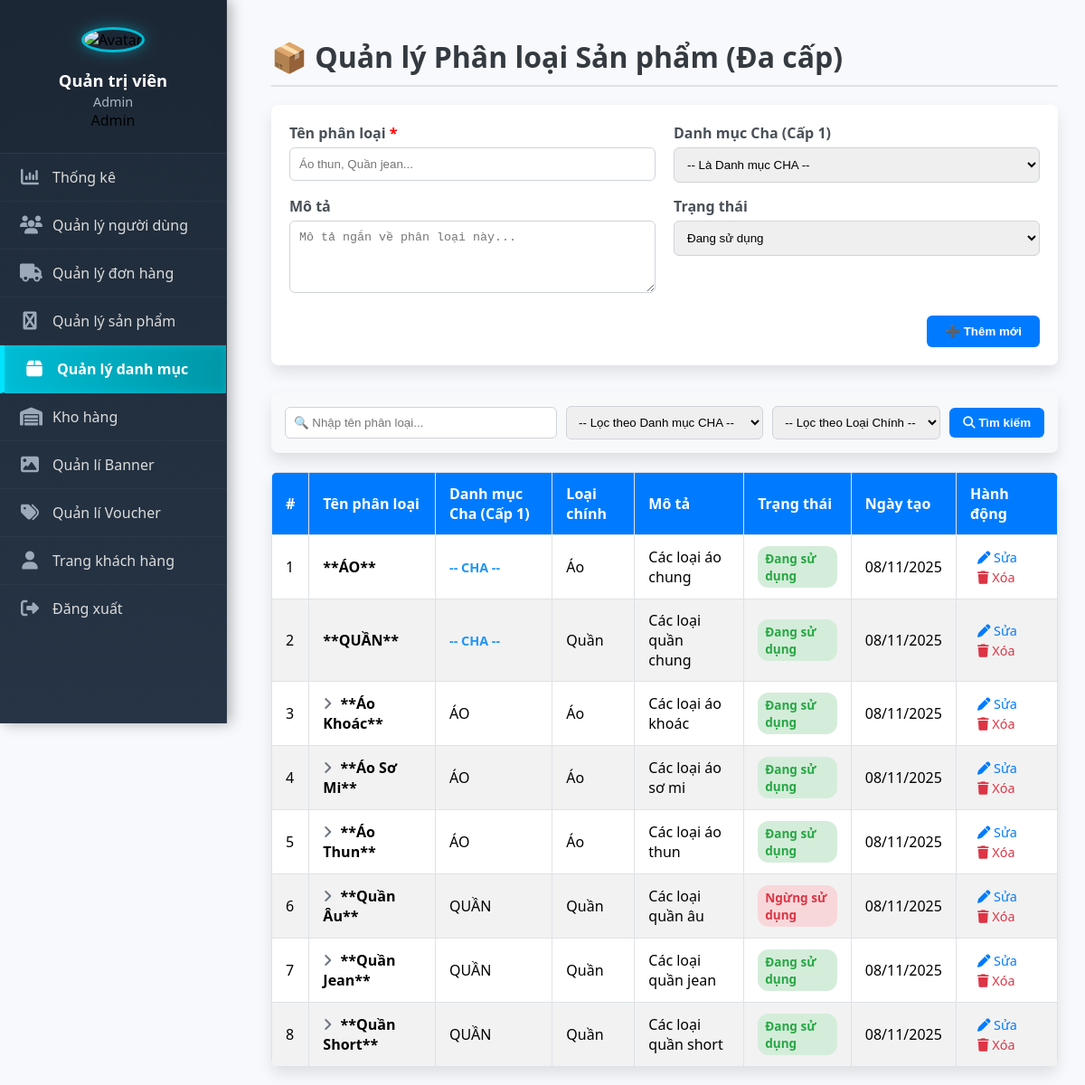
The app's page /phanloaisanpham.php with its own data.
### tables this page shows
CREATE TABLE `phan_loai_san_pham` (
    `id` INT(10) NOT NULL AUTO_INCREMENT,
    `ten_phan_loai` VARCHAR(100) NOT NULL UNIQUE,
    `parent_id` INT(10) DEFAULT NULL,  
    `mo_ta` TEXT DEFAULT NULL,
    `loai_chinh` ENUM('Áo', 'Quần', 'Giày', 'Khác') NOT NULL DEFAULT 'Khác',
    `trang_thai` ENUM(
        'Đang sử dụng',
        'Ngừng sử dụng'
    ) DEFAULT 'Đang sử dụng',
    `ngay_tao` DATETIME NOT NULL DEFAULT CURRENT_TIMESTAMP,
    PRIMARY KEY (`id`),
     
    CONSTRAINT `fk_phanloai_parent` FOREIGN KEY (`parent_id`) REFERENCES `phan_loai_san_pham` (`id`) ON DELETE SET NULL ON UPDATE CASCADE
);

### phanloaisanpham.php (the view, shortened to what this page needs)
<?php
include "Database/connectdb.php";
$search = $_GET['search'] ?? '';
$sql = "SELECT p.*, parent.ten_phan_loai AS parent_name
        FROM phan_loai_san_pham p
        LEFT JOIN phan_loai_san_pham parent ON p.parent_id = parent.id
        WHERE 1=1";
$sql .= " ORDER BY p.parent_id ASC, p.ten_phan_loai ASC";
$stmt = $conn->prepare($sql);
$stmt->execute();
$result = $stmt->get_result();
?>
<!DOCTYPE html>
<html lang="vi">
<head>
    <link rel="stylesheet" href="https://cdnjs.cloudflare.com/ajax/libs/font-awesome/6.4.2/css/all.min.css">
    <link rel="stylesheet" href="sidebar.css">
</head>
<body>
    <div class="container">
        <?php include "sidebar_admin.php"; ?>
        <div class="main-content">
            <h1>📦 Quản lý Phân loại Sản phẩm (Đa cấp)</h1>
            <form method="POST">
                <div class="form-row">
                    <div class="form-group-triple">
                        <label for="ten_phan_loai">Tên phân loại <span style="color: red;">*</span></label>
                        <input type="text" name="ten_phan_loai" id="ten_phan_loai" placeholder="Áo thun, Quần jean..." required>
                    </div>
                    <div class="form-group-triple">
                        <label for="parent_id">Danh mục Cha (Cấp 1)</label>
                        <select name="parent_id" id="parent_id">
                            <option value="0">-- Là Danh mục CHA --</option>
                        </select>
                    </div>
                </div>
                <div class="form-row">
                    <div class="form-group-half">
                        <label for="mo_ta">Mô tả</label>
                        <textarea name="mo_ta" id="mo_ta" placeholder="Mô tả ngắn về phân loại này..."></textarea>
                    </div>
                    <div class="form-group-half">
                        <label for="trang_thai">Trạng thái</label>
                        <select name="trang_thai" id="trang_thai">
                            <option value="Đang sử dụng">Đang sử dụng</option>
                        </select>
                    </div>
                </div>
                <div class="action-buttons">
                    <div class="btn-group-right">
                        <button type="submit" name="add" id="btn-add">➕ Thêm mới</button>
                    </div>
                </div>
            </form>
            <div class="search-bar">
                <form method="GET" class="search-form">
                    <div class="search-group">
                        <input type="text" name="search" value="<?= htmlspecialchars($search) ?>" placeholder="🔍 Nhập tên phân loại...">
                        <select name="filter_parent">
                            <option value="">-- Lọc theo Danh mục CHA --</option>
                        </select>
                        <select name="filter_loai">
                            <option value="">-- Lọc theo Loại Chính --</option>
                        </select>
                        <button type="submit"><i class="fa-solid fa-magnifying-glass"></i> Tìm kiếm</button>
                    </div>
                </form>
            </div>
            <table>
                <thead>
                    <tr>
                        <th>#</th>
                        <th>Tên phân loại</th>
                        <th>Danh mục Cha (Cấp 1)</th>
                        <th>Loại chính</th>
                        <th>Mô tả</th>
                        <th>Trạng thái</th>
                        <th>Ngày tạo</th>
                        <th>Hành động</th>
                    </tr>
                </thead>
                <tbody>
                    <?php
                    $stt = 1;
                    if ($result && $result->num_rows > 0) {
                        while ($row = $result->fetch_assoc()) {
                            $data_parent_id = $row['parent_id'] !== NULL ? (string)$row['parent_id'] : '0';
                    ?>
                            <tr>
                                <td><?= $stt++ ?></td>
                                <td>
                                    <?php if (!empty($row['parent_id'])) { ?>
                                        <i class="fa-solid fa-angle-right" style="margin-right: 5px; color: var(--secondary-color);"></i>
                                    <?php } ?>
                                    **<?= htmlspecialchars($row['ten_phan_loai']) ?>**
                                </td>
                                <td>
                                    <?php
                                    echo $row['parent_name'] ? htmlspecialchars($row['parent_name']) : '<span style="color:#2196f3; font-weight:bold;">-- CHA --</span>';
                                    ?>
                                </td>
                                <td><?= htmlspecialchars($row['loai_chinh']) ?></td>
                                <td><?= htmlspecialchars($row['mo_ta']) ?></td>
                                <td>
                                    <span class="status <?= $row['trang_thai'] == 'Đang sử dụng' ? 'active' : 'inactive' ?>">
                                        <?= $row['trang_thai'] ?>
                                    </span>
                                </td>
                                <td><?= date('d/m/Y', strtotime($row['ngay_tao'])) ?></td>
                                <td class="actions">
                                    <a href="#" class="edit"
                                        data-id="<?= $row['id'] ?>"
                                        data-ten="<?= htmlspecialchars($row['ten_phan_loai']) ?>"
                                        data-loai="<?= htmlspecialchars($row['loai_chinh']) ?>"
                                        data-parent="<?= $data_parent_id ?>"
                                        data-mo_ta="<?= htmlspecialchars($row['mo_ta']) ?>"
                                        data-trang_thai="<?= $row['trang_thai'] ?>">
                                        <i class="fa fa-pen"></i> Sửa
                                    </a>
                                    <a href="?delete=<?= $row['id'] ?>" onclick="return confirm('Xác nhận xóa phân loại này? (Các danh mục con và sản phẩm liên quan có thể bị ảnh hưởng)')">
                                        <i class="fa fa-trash"></i> Xóa
                                    </a>
                                </td>
                            </tr>
                        <?php }
                    } else { ?>
                        <tr>
                            <td colspan="8" style="text-align:center;">Không tìm thấy phân loại nào!</td>
                        </tr>
                    <?php } ?>
                </tbody>
            </table>
        </div>
    </div>
</body>
</html>

### sidebar_admin.php (shortened to what this page needs)
<?php
$ho_ten_display = htmlspecialchars($_SESSION['ho_ten'] ?? 'Quản trị viên');
$username_display = htmlspecialchars($_SESSION['tk'] ?? 'Admin');
$avatar_path = !empty($_SESSION['avatar'])
    ? htmlspecialchars($_SESSION['avatar'])
    : 'https://cdn-icons-png.flaticon.com/512/149/149071.png';
?>
<link rel="stylesheet" href="css/sidebar.css">
<div class="sidebar">
    <div class="user-info-container">
        <img src="<?php echo $avatar_path; ?>" alt="Avatar" class="sidebar-avatar">
        <h2 class="ho-ten-display"><?php echo $ho_ten_display; ?></h2>
        <p class="username-display"><?php echo $username_display; ?></p>
        <span class="role-badge">Admin</span>
    </div>
    <ul class="sidebar-menu">
        <li><i class="fa fa-chart-column"></i><a href="thong_ke.php">Thống kê</a></li>
        <li><i class="fa fa-users"></i><a href="quanlinguoidung_admin.php">Quản lý người dùng</a></li>
        <li><i class="fa fa-truck"></i><a href="quan_ly_don_hang.php">Quản lý đơn hàng</a></li>
        <li><i class="fa fa-product-hunt"></i><a href="ds_sanpham_admin.php">Quản lý sản phẩm</a></li>
        <li><i class="fa fa-box"></i><a href="phanloaisanpham.php">Quản lý danh mục</a></li>
        <li><i class="fa fa-warehouse"></i><a href="khohang.php">Kho hàng</a></li>
        <li><i class="fa fa-image"></i><a href="quan_ly_banner.php">Quản lí Banner</a></li>
        <li><i class="fa fa-tags"></i><a href="admin_voucher.php">Quản lí Voucher</a></li>
        <li><i class="fa fa-user"></i><a href="maincustomer.php">Trang khách hàng</a></li>
        <li><i class="fa fa-sign-out-alt"></i><a href="login.php">Đăng xuất</a></li>
    </ul>
</div>

### css/sidebar.css (style rules this page uses)
html, body { margin: 0; padding: 0; }
body { font-family: 'Poppins', 'Segoe UI', Tahoma, Geneva, Verdana, sans-serif; background: #f7f9fc; color: #000; padding-left: 270px; transition: none !important; }
.sidebar { width: 250px; background: linear-gradient(180deg, #1E2A38 0%, #263445 100%); box-shadow: 4px 0 15px rgba(0, 0, 0, 0.3); display: flex; flex-direction: column; position: fixed; left: 0; top: 0; height: 100vh; overflow-y: auto; border-right: 1px solid rgba(255, 255, 255, 0.05); z-index: 1000; }
.user-info-container { text-align: center; padding: 30px 0 25px; border-bottom: 1px solid rgba(255, 255, 255, 0.08); background: rgba(0, 0, 0, 0.05); backdrop-filter: blur(6px); }
.sidebar-avatar { width: 85px; height: 85px; border-radius: 50%; object-fit: cover; border: 3px solid #00bcd4; box-shadow: 0 0 15px rgba(0, 188, 212, 0.5); margin-bottom: 12px; transition: transform 0.3s ease; }
.ho-ten-display { font-size: 1.15rem; font-weight: 600; color: #fff; margin: 6px 0 2px 0; }
.username-display { font-size: 0.9rem; color: #aab4c4; margin: 0; }
.sidebar ul { list-style: none; padding: 0; margin: 0; flex-grow: 1; }
.sidebar ul li { padding: 15px 22px; cursor: pointer; display: flex; align-items: center; transition: all 0.25s ease; color: #dcdcdc; font-weight: 500; position: relative; border-bottom: 1px solid rgba(255, 255, 255, 0.04); }
.sidebar ul li:last-child { border-bottom: none; }
.sidebar ul li i { margin-right: 14px; font-size: 1.25rem; min-width: 22px; text-align: center; color: #9ca9b8; transition: color 0.25s ease; }
.sidebar ul li a { text-decoration: none; color: inherit; width: 100%; display: flex; align-items: center; }
.sidebar ul li.active { background: linear-gradient(90deg, #00BCD4 0%, #0097A7 100%); color: #fff !important; font-weight: 600; border-left: 5px solid #00e5ff; box-shadow: inset 0 0 10px rgba(0, 229, 255, 0.3); }
.sidebar ul li.active i { color: #fff !important; }

### records on screen
phan_loai_san_pham: ten_phan_loai "ÁO", shows "-- CHA --", loai_chinh "Áo", mo_ta "Các loại áo chung", trang_thai "Đang sử dụng", ngay_tao "08/11/2025"
phan_loai_san_pham: ten_phan_loai "QUẦN", shows "-- CHA --", loai_chinh "Quần", mo_ta "Các loại quần chung", trang_thai "Đang sử dụng", ngay_tao "08/11/2025"
phan_loai_san_pham: ten_phan_loai "Áo Khoác", parent.ten_phan_loai "ÁO", loai_chinh "Áo", mo_ta "Các loại áo khoác", trang_thai "Đang sử dụng", ngay_tao "08/11/2025"
phan_loai_san_pham: ten_phan_loai "Áo Sơ Mi", parent.ten_phan_loai "ÁO", loai_chinh "Áo", mo_ta "Các loại áo sơ mi", trang_thai "Đang sử dụng", ngay_tao "08/11/2025"
phan_loai_san_pham: ten_phan_loai "Áo Thun", parent.ten_phan_loai "ÁO", loai_chinh "Áo", mo_ta "Các loại áo thun", trang_thai "Đang sử dụng", ngay_tao "08/11/2025"
phan_loai_san_pham: ten_phan_loai "Quần Âu", parent.ten_phan_loai "QUẦN", loai_chinh "Quần", mo_ta "Các loại quần âu", trang_thai "Ngừng sử dụng", ngay_tao "08/11/2025"
phan_loai_san_pham: ten_phan_loai "Quần Jean", parent.ten_phan_loai "QUẦN", loai_chinh "Quần", mo_ta "Các loại quần jean", trang_thai "Đang sử dụng", ngay_tao "08/11/2025"
phan_loai_san_pham: ten_phan_loai "Quần Short", parent.ten_phan_loai "QUẦN", loai_chinh "Quần", mo_ta "Các loại quần short", trang_thai "Đang sử dụng", ngay_tao "08/11/2025"

### other values on screen
$ho_ten_display "Quản trị viên"
$username_display "Admin"
